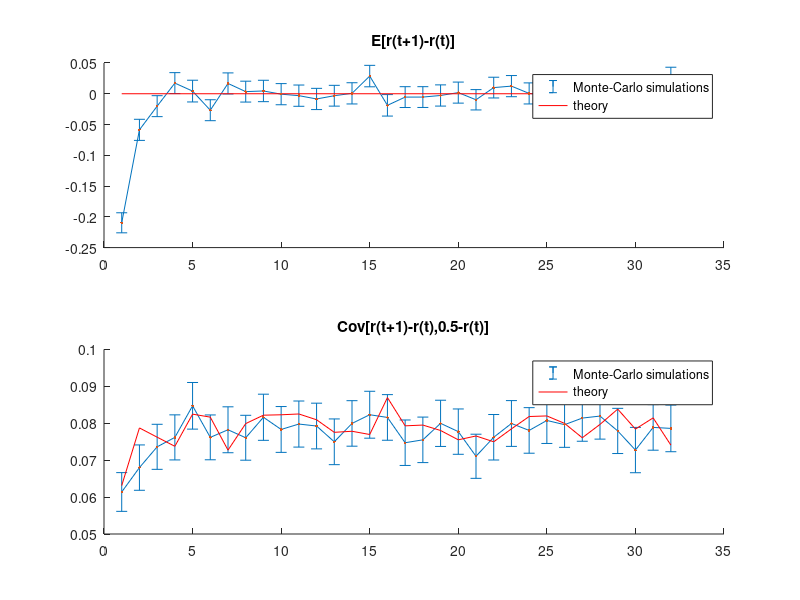

This chart was generated by the following MATLAB code:
% This demo looks at martingale properties of RW updates on the unique
% parameter of a binomial likelihood. 
% At each trial t, data y(t) is sampled from a bernouilli distribution with
% probability r=1/2. A RW observer updates its belief about r. A canonical
% simulation runs for T trials. There are N repetitions of such canonical
% Monte-Carlo simulations.
% At each trial t, this RW observer can predict the next outcome
% y(t+1) according to:
%       p(y(t+1)|y(1,...,t)) = r_RW(t)
% The RW observer's learning rule is as follows:
%       r_RW(t+1) = r_RW(t) + alpha*(y(t+1)-r_RW(t))
% where alpha is the learning rate
% We then look at the following Monte-Carlo expectations:
%  - E[R(t+1),R(t)]
%  - E[(R(t+1)-R(t))*(0.5-R(t))]

clear all
close all


N = 2^11; % number of Monte-Carlo repetitions
T = 32;   % number of trials or time samples
alpha = 0.75;

y = zeros(N,T);
r = zeros(N,T+1);
dr = zeros(N,T+1);
r(:,1) = rand(1,N);
for i=1:N
    for t=1:T
        y(i,t) = randn>0.75;
        r(i,t+1) = r(i,t) + alpha*(y(i,t)-r(i,t));
        dr(i,t) = r(i,t+1) - r(i,t);
    end
end


mc = zeros(1,T);
sc = zeros(1,T);
ec = zeros(1,T);
m = zeros(1,T);
s = zeros(1,T);
for t=1:T
    mc(t) = mean(dr(:,t).*(0.5-r(:,t)));
    sc(t) = std(dr(:,t).*(0.5-r(:,t)))./sqrt(N);
    m(t) = mean(dr(:,t));
    s(t) = std(dr(:,t))./sqrt(N);
    B = [1;alpha]*var(0.5-r(:,t))*[1;alpha]';
    ec(t) = B(2,1);
end

hf = figure('color',[1 1 1]);
ha = subplot(2,1,1,'parent',hf,'nextplot','add');
errorbar(ha,m,1.96*s)
plot(ha,[1 T],[0 0],'r')
plot(ha,m,'.')
title(ha,'E[r(t+1)-r(t)]')
legend({'Monte-Carlo simulations','theory'})
ha = subplot(2,1,2,'parent',hf,'nextplot','add');
errorbar(ha,mc,1.96*sc)
plot(ha,ec,'r')
plot(ha,mc,'.')
legend({'Monte-Carlo simulations','theory'})
title(ha,'Cov[r(t+1)-r(t),0.5-r(t)]')





    
    
    
    